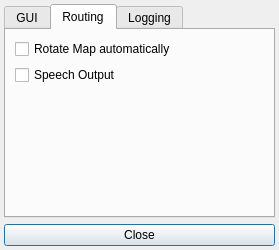
<?xml version="1.0" encoding="UTF-8"?>
<ui version="4.0">
 <class>GeneralSettingsDialog</class>
 <widget class="QDialog" name="GeneralSettingsDialog">
  <property name="geometry">
   <rect>
    <x>0</x>
    <y>0</y>
    <width>279</width>
    <height>250</height>
   </rect>
  </property>
  <property name="windowTitle">
   <string>Settings</string>
  </property>
  <layout class="QGridLayout" name="gridLayout">
   <property name="margin">
    <number>4</number>
   </property>
   <item row="2" column="0">
    <widget class="QPushButton" name="pushButton">
     <property name="text">
      <string>Close</string>
     </property>
    </widget>
   </item>
   <item row="1" column="0">
    <widget class="QTabWidget" name="settingsList">
     <property name="currentIndex">
      <number>1</number>
     </property>
     <widget class="QWidget" name="userInterface">
      <attribute name="title">
       <string>GUI</string>
      </attribute>
      <layout class="QVBoxLayout" name="verticalLayout_4">
       <item>
        <layout class="QHBoxLayout" name="horizontalLayout_3">
         <item>
          <widget class="QLabel" name="label_3">
           <property name="text">
            <string>Map Magnification:</string>
           </property>
          </widget>
         </item>
         <item>
          <widget class="QSpinBox" name="magnification">
           <property name="minimum">
            <number>1</number>
           </property>
          </widget>
         </item>
        </layout>
       </item>
       <item>
        <layout class="QHBoxLayout" name="horizontalLayout_2" stretch="0,1,0">
         <item>
          <widget class="QLabel" name="label_2">
           <property name="text">
            <string>Icon Size:</string>
           </property>
          </widget>
         </item>
         <item>
          <widget class="QSpinBox" name="iconSize">
           <property name="minimum">
            <number>16</number>
           </property>
           <property name="maximum">
            <number>256</number>
           </property>
          </widget>
         </item>
         <item>
          <widget class="QPushButton" name="defaultIconSize">
           <property name="text">
            <string>Default</string>
           </property>
          </widget>
         </item>
        </layout>
       </item>
       <item>
        <widget class="QWidget" name="widget" native="true">
         <layout class="QVBoxLayout" name="verticalLayout_2">
          <item>
           <widget class="QRadioButton" name="popup">
            <property name="text">
             <string>Popup Menus</string>
            </property>
           </widget>
          </item>
          <item>
           <widget class="QRadioButton" name="overlay">
            <property name="text">
             <string>Overlay Menus</string>
            </property>
           </widget>
          </item>
         </layout>
        </widget>
       </item>
       <item>
        <spacer name="verticalSpacer">
         <property name="orientation">
          <enum>Qt::Vertical</enum>
         </property>
         <property name="sizeHint" stdset="0">
          <size>
           <width>20</width>
           <height>36</height>
          </size>
         </property>
        </spacer>
       </item>
      </layout>
     </widget>
     <widget class="QWidget" name="routing">
      <attribute name="title">
       <string>Routing</string>
      </attribute>
      <layout class="QGridLayout" name="gridLayout_3">
       <item row="0" column="0">
        <widget class="QCheckBox" name="checkBoxMapRotation">
         <property name="text">
          <string>Rotate Map automatically</string>
         </property>
        </widget>
       </item>
       <item row="1" column="0">
        <widget class="QCheckBox" name="checkBoxSpeech">
         <property name="text">
          <string>Speech Output</string>
         </property>
        </widget>
       </item>
       <item row="2" column="0">
        <spacer name="verticalSpacer_3">
         <property name="orientation">
          <enum>Qt::Vertical</enum>
         </property>
         <property name="sizeHint" stdset="0">
          <size>
           <width>20</width>
           <height>100</height>
          </size>
         </property>
        </spacer>
       </item>
      </layout>
     </widget>
     <widget class="QWidget" name="logging">
      <attribute name="title">
       <string>Logging</string>
      </attribute>
      <layout class="QGridLayout" name="gridLayout_2">
       <item row="0" column="0">
        <widget class="QCheckBox" name="checkBoxLogging">
         <property name="toolTip">
          <string>The GPS position is logged to a file for later use.</string>
         </property>
         <property name="whatsThis">
          <string>The GPS position is logged to a file for later use.</string>
         </property>
         <property name="text">
          <string>Enable Logging</string>
         </property>
        </widget>
       </item>
       <item row="1" column="0">
        <widget class="QLineEdit" name="lineEditPathLogging"/>
       </item>
       <item row="1" column="1">
        <widget class="QPushButton" name="pushButtonPathLogging">
         <property name="toolTip">
          <string>Click to select the logfile folder</string>
         </property>
         <property name="whatsThis">
          <string>Click to select the logfile folder</string>
         </property>
         <property name="text">
          <string>…</string>
         </property>
        </widget>
       </item>
       <item row="2" column="0">
        <widget class="QPushButton" name="pushButtonClearTracklog">
         <property name="toolTip">
          <string>Click to clear the tracklog</string>
         </property>
         <property name="whatsThis">
          <string>Click to clear the tracklog</string>
         </property>
         <property name="text">
          <string>Clear Tracklog</string>
         </property>
        </widget>
       </item>
       <item row="3" column="0">
        <spacer name="verticalSpacer_2">
         <property name="orientation">
          <enum>Qt::Vertical</enum>
         </property>
         <property name="sizeHint" stdset="0">
          <size>
           <width>20</width>
           <height>78</height>
          </size>
         </property>
        </spacer>
       </item>
      </layout>
     </widget>
    </widget>
   </item>
  </layout>
 </widget>
 <resources/>
 <connections>
  <connection>
   <sender>pushButton</sender>
   <signal>clicked()</signal>
   <receiver>GeneralSettingsDialog</receiver>
   <slot>accept()</slot>
   <hints>
    <hint type="sourcelabel">
     <x>198</x>
     <y>177</y>
    </hint>
    <hint type="destinationlabel">
     <x>238</x>
     <y>297</y>
    </hint>
   </hints>
  </connection>
 </connections>
</ui>
